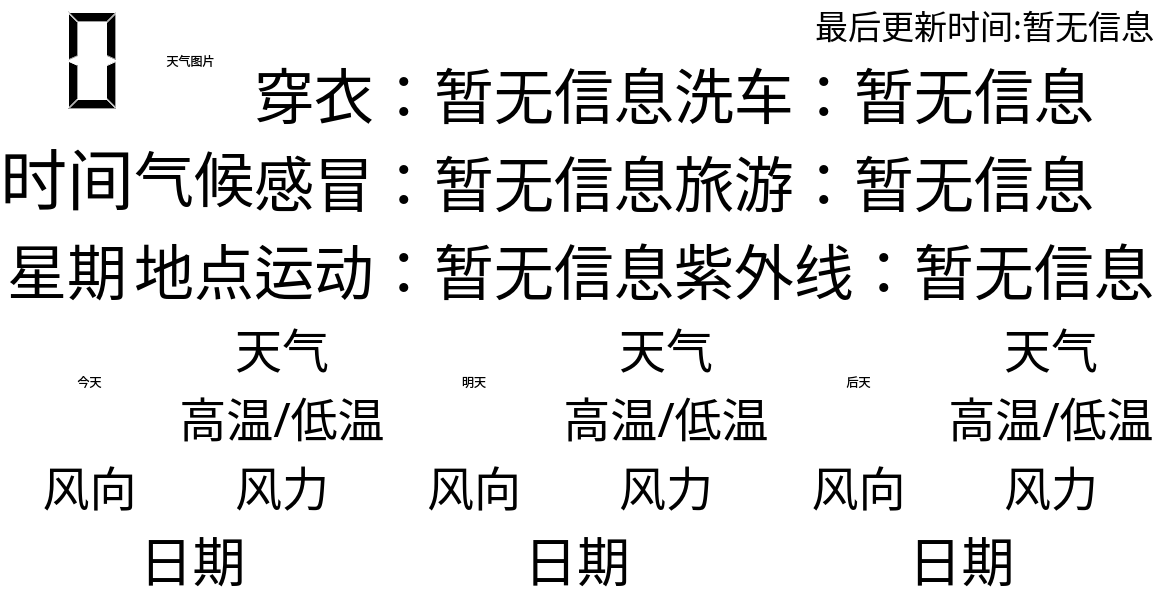
<?xml version="1.0" encoding="UTF-8"?>
<ui version="4.0">
 <class>WeatherWidget</class>
 <widget class="QWidget" name="WeatherWidget">
  <property name="geometry">
   <rect>
    <x>0</x>
    <y>0</y>
    <width>673</width>
    <height>480</height>
   </rect>
  </property>
  <property name="windowTitle">
   <string>Form</string>
  </property>
  <property name="styleSheet">
   <string notr="true">background-color: rgba(255, 255, 255,100);</string>
  </property>
  <layout class="QVBoxLayout" name="verticalLayout_5" stretch="20,1,15">
   <property name="spacing">
    <number>0</number>
   </property>
   <property name="leftMargin">
    <number>0</number>
   </property>
   <property name="topMargin">
    <number>0</number>
   </property>
   <property name="rightMargin">
    <number>0</number>
   </property>
   <property name="bottomMargin">
    <number>0</number>
   </property>
   <item>
    <widget class="QWidget" name="weather_widget" native="true">
     <layout class="QHBoxLayout" name="horizontalLayout" stretch="8,1,8">
      <property name="spacing">
       <number>0</number>
      </property>
      <property name="leftMargin">
       <number>0</number>
      </property>
      <property name="topMargin">
       <number>0</number>
      </property>
      <property name="rightMargin">
       <number>0</number>
      </property>
      <property name="bottomMargin">
       <number>0</number>
      </property>
      <item>
       <widget class="QWidget" name="info_weather_widget" native="true">
        <property name="styleSheet">
         <string notr="true"/>
        </property>
        <layout class="QVBoxLayout" name="verticalLayout_6" stretch="0,0">
         <property name="leftMargin">
          <number>0</number>
         </property>
         <property name="topMargin">
          <number>0</number>
         </property>
         <property name="rightMargin">
          <number>0</number>
         </property>
         <property name="bottomMargin">
          <number>0</number>
         </property>
         <item>
          <layout class="QHBoxLayout" name="horizontalLayout_3">
           <property name="spacing">
            <number>0</number>
           </property>
           <item>
            <widget class="QLCDNumber" name="temp_lcdNumber_2">
             <property name="styleSheet">
              <string notr="true"/>
             </property>
             <property name="frameShape">
              <enum>QFrame::NoFrame</enum>
             </property>
             <property name="frameShadow">
              <enum>QFrame::Sunken</enum>
             </property>
             <property name="smallDecimalPoint">
              <bool>false</bool>
             </property>
             <property name="digitCount">
              <number>2</number>
             </property>
             <property name="value" stdset="0">
              <double>0.000000000000000</double>
             </property>
            </widget>
           </item>
           <item>
            <spacer name="horizontalSpacer_3">
             <property name="orientation">
              <enum>Qt::Horizontal</enum>
             </property>
             <property name="sizeType">
              <enum>QSizePolicy::Fixed</enum>
             </property>
             <property name="sizeHint" stdset="0">
              <size>
               <width>0</width>
               <height>95</height>
              </size>
             </property>
            </spacer>
           </item>
           <item>
            <widget class="QLabel" name="weather_code_label_2">
             <property name="text">
              <string>天气图片</string>
             </property>
             <property name="alignment">
              <set>Qt::AlignCenter</set>
             </property>
            </widget>
           </item>
          </layout>
         </item>
         <item>
          <layout class="QGridLayout" name="gridLayout_7" rowstretch="0,0" columnstretch="4,3">
           <property name="leftMargin">
            <number>0</number>
           </property>
           <property name="topMargin">
            <number>0</number>
           </property>
           <property name="rightMargin">
            <number>0</number>
           </property>
           <property name="bottomMargin">
            <number>0</number>
           </property>
           <property name="spacing">
            <number>0</number>
           </property>
           <item row="1" column="0">
            <widget class="QLabel" name="week_label_2">
             <property name="font">
              <font>
               <family>黑体</family>
               <pointsize>45</pointsize>
              </font>
             </property>
             <property name="text">
              <string>星期</string>
             </property>
             <property name="alignment">
              <set>Qt::AlignCenter</set>
             </property>
            </widget>
           </item>
           <item row="0" column="1">
            <widget class="QLabel" name="weather_text_label_2">
             <property name="font">
              <font>
               <family>黑体</family>
               <pointsize>45</pointsize>
              </font>
             </property>
             <property name="text">
              <string>气候</string>
             </property>
             <property name="alignment">
              <set>Qt::AlignCenter</set>
             </property>
            </widget>
           </item>
           <item row="1" column="1">
            <widget class="QLabel" name="path_label_2">
             <property name="font">
              <font>
               <family>黑体</family>
               <pointsize>45</pointsize>
              </font>
             </property>
             <property name="text">
              <string>地点</string>
             </property>
             <property name="alignment">
              <set>Qt::AlignCenter</set>
             </property>
            </widget>
           </item>
           <item row="0" column="0">
            <widget class="QLabel" name="localtime_label_2">
             <property name="font">
              <font>
               <family>黑体</family>
               <pointsize>50</pointsize>
              </font>
             </property>
             <property name="styleSheet">
              <string notr="true"/>
             </property>
             <property name="text">
              <string>时间</string>
             </property>
             <property name="alignment">
              <set>Qt::AlignCenter</set>
             </property>
            </widget>
           </item>
          </layout>
         </item>
        </layout>
        <zorder>weather_text_label_2</zorder>
       </widget>
      </item>
      <item>
       <spacer name="horizontalSpacer">
        <property name="orientation">
         <enum>Qt::Horizontal</enum>
        </property>
        <property name="sizeType">
         <enum>QSizePolicy::Fixed</enum>
        </property>
        <property name="sizeHint" stdset="0">
         <size>
          <width>0</width>
          <height>20</height>
         </size>
        </property>
       </spacer>
      </item>
      <item>
       <widget class="QWidget" name="weather_life_widget" native="true">
        <layout class="QVBoxLayout" name="verticalLayout" stretch="2,1,10">
         <property name="spacing">
          <number>0</number>
         </property>
         <property name="leftMargin">
          <number>0</number>
         </property>
         <property name="topMargin">
          <number>0</number>
         </property>
         <property name="rightMargin">
          <number>0</number>
         </property>
         <property name="bottomMargin">
          <number>0</number>
         </property>
         <item>
          <widget class="QLabel" name="last_updata_label">
           <property name="font">
            <font>
             <family>黑体</family>
             <pointsize>25</pointsize>
            </font>
           </property>
           <property name="text">
            <string>最后更新时间:暂无信息</string>
           </property>
           <property name="alignment">
            <set>Qt::AlignRight|Qt::AlignTrailing|Qt::AlignVCenter</set>
           </property>
          </widget>
         </item>
         <item>
          <spacer name="verticalSpacer_2">
           <property name="orientation">
            <enum>Qt::Vertical</enum>
           </property>
           <property name="sizeType">
            <enum>QSizePolicy::Fixed</enum>
           </property>
           <property name="sizeHint" stdset="0">
            <size>
             <width>20</width>
             <height>0</height>
            </size>
           </property>
          </spacer>
         </item>
         <item>
          <layout class="QGridLayout" name="gridLayout_5">
           <property name="spacing">
            <number>0</number>
           </property>
           <item row="0" column="0">
            <widget class="QLabel" name="dressing_label">
             <property name="font">
              <font>
               <family>黑体</family>
               <pointsize>45</pointsize>
              </font>
             </property>
             <property name="text">
              <string>穿衣：暂无信息</string>
             </property>
             <property name="alignment">
              <set>Qt::AlignLeading|Qt::AlignLeft|Qt::AlignVCenter</set>
             </property>
            </widget>
           </item>
           <item row="0" column="1">
            <widget class="QLabel" name="car_washing_label">
             <property name="font">
              <font>
               <family>黑体</family>
               <pointsize>45</pointsize>
              </font>
             </property>
             <property name="text">
              <string>洗车：暂无信息</string>
             </property>
             <property name="alignment">
              <set>Qt::AlignLeading|Qt::AlignLeft|Qt::AlignVCenter</set>
             </property>
            </widget>
           </item>
           <item row="1" column="0">
            <widget class="QLabel" name="flu_label">
             <property name="font">
              <font>
               <family>黑体</family>
               <pointsize>45</pointsize>
              </font>
             </property>
             <property name="text">
              <string>感冒：暂无信息</string>
             </property>
             <property name="alignment">
              <set>Qt::AlignLeading|Qt::AlignLeft|Qt::AlignVCenter</set>
             </property>
            </widget>
           </item>
           <item row="1" column="1">
            <widget class="QLabel" name="travel_label">
             <property name="font">
              <font>
               <family>黑体</family>
               <pointsize>45</pointsize>
              </font>
             </property>
             <property name="text">
              <string>旅游：暂无信息</string>
             </property>
             <property name="alignment">
              <set>Qt::AlignLeading|Qt::AlignLeft|Qt::AlignVCenter</set>
             </property>
            </widget>
           </item>
           <item row="2" column="0">
            <widget class="QLabel" name="sport_label">
             <property name="font">
              <font>
               <family>黑体</family>
               <pointsize>45</pointsize>
              </font>
             </property>
             <property name="text">
              <string>运动：暂无信息</string>
             </property>
             <property name="alignment">
              <set>Qt::AlignLeading|Qt::AlignLeft|Qt::AlignVCenter</set>
             </property>
            </widget>
           </item>
           <item row="2" column="1">
            <widget class="QLabel" name="uv_label">
             <property name="font">
              <font>
               <family>黑体</family>
               <pointsize>45</pointsize>
              </font>
             </property>
             <property name="text">
              <string>紫外线：暂无信息</string>
             </property>
             <property name="alignment">
              <set>Qt::AlignLeading|Qt::AlignLeft|Qt::AlignVCenter</set>
             </property>
            </widget>
           </item>
          </layout>
         </item>
        </layout>
       </widget>
      </item>
     </layout>
    </widget>
   </item>
   <item>
    <spacer name="verticalSpacer">
     <property name="orientation">
      <enum>Qt::Vertical</enum>
     </property>
     <property name="sizeType">
      <enum>QSizePolicy::Fixed</enum>
     </property>
     <property name="sizeHint" stdset="0">
      <size>
       <width>400</width>
       <height>0</height>
      </size>
     </property>
    </spacer>
   </item>
   <item>
    <widget class="QWidget" name="weather_daily_widget" native="true">
     <layout class="QHBoxLayout" name="horizontalLayout_4">
      <property name="spacing">
       <number>0</number>
      </property>
      <property name="leftMargin">
       <number>0</number>
      </property>
      <property name="topMargin">
       <number>0</number>
      </property>
      <property name="rightMargin">
       <number>0</number>
      </property>
      <property name="bottomMargin">
       <number>0</number>
      </property>
      <item>
       <widget class="QWidget" name="weather_daily_1_widget" native="true">
        <layout class="QVBoxLayout" name="verticalLayout_2" stretch="10,1,2">
         <property name="spacing">
          <number>0</number>
         </property>
         <property name="leftMargin">
          <number>0</number>
         </property>
         <property name="topMargin">
          <number>0</number>
         </property>
         <property name="rightMargin">
          <number>0</number>
         </property>
         <property name="bottomMargin">
          <number>0</number>
         </property>
         <item>
          <layout class="QGridLayout" name="daily_today_gridLayout">
           <property name="verticalSpacing">
            <number>0</number>
           </property>
           <item row="0" column="0" rowspan="2">
            <widget class="QLabel" name="daily_today_code_label">
             <property name="text">
              <string>今天</string>
             </property>
             <property name="alignment">
              <set>Qt::AlignCenter</set>
             </property>
            </widget>
           </item>
           <item row="0" column="1">
            <widget class="QLabel" name="daily_today_text_label">
             <property name="font">
              <font>
               <family>黑体</family>
               <pointsize>35</pointsize>
              </font>
             </property>
             <property name="text">
              <string>天气</string>
             </property>
             <property name="alignment">
              <set>Qt::AlignCenter</set>
             </property>
            </widget>
           </item>
           <item row="1" column="1">
            <widget class="QLabel" name="daily_today_temp_label">
             <property name="font">
              <font>
               <family>黑体</family>
               <pointsize>35</pointsize>
              </font>
             </property>
             <property name="text">
              <string>高温/低温</string>
             </property>
             <property name="alignment">
              <set>Qt::AlignCenter</set>
             </property>
            </widget>
           </item>
           <item row="2" column="0">
            <widget class="QLabel" name="daily_today_wind_direction_label">
             <property name="sizePolicy">
              <sizepolicy hsizetype="Preferred" vsizetype="Preferred">
               <horstretch>0</horstretch>
               <verstretch>0</verstretch>
              </sizepolicy>
             </property>
             <property name="font">
              <font>
               <family>黑体</family>
               <pointsize>35</pointsize>
              </font>
             </property>
             <property name="cursor">
              <cursorShape>ArrowCursor</cursorShape>
             </property>
             <property name="mouseTracking">
              <bool>false</bool>
             </property>
             <property name="text">
              <string>风向</string>
             </property>
             <property name="textFormat">
              <enum>Qt::AutoText</enum>
             </property>
             <property name="alignment">
              <set>Qt::AlignCenter</set>
             </property>
             <property name="wordWrap">
              <bool>false</bool>
             </property>
             <property name="tabletTracking" stdset="0">
              <bool>false</bool>
             </property>
            </widget>
           </item>
           <item row="2" column="1">
            <widget class="QLabel" name="daily_today_wind_speed_label">
             <property name="font">
              <font>
               <family>黑体</family>
               <pointsize>35</pointsize>
              </font>
             </property>
             <property name="text">
              <string>风力</string>
             </property>
             <property name="alignment">
              <set>Qt::AlignCenter</set>
             </property>
            </widget>
           </item>
          </layout>
         </item>
         <item>
          <spacer name="verticalSpacer_5">
           <property name="orientation">
            <enum>Qt::Vertical</enum>
           </property>
           <property name="sizeType">
            <enum>QSizePolicy::Fixed</enum>
           </property>
           <property name="sizeHint" stdset="0">
            <size>
             <width>20</width>
             <height>0</height>
            </size>
           </property>
          </spacer>
         </item>
         <item>
          <widget class="QLabel" name="daily_today_label">
           <property name="font">
            <font>
             <family>黑体</family>
             <pointsize>40</pointsize>
            </font>
           </property>
           <property name="text">
            <string>日期</string>
           </property>
           <property name="alignment">
            <set>Qt::AlignCenter</set>
           </property>
          </widget>
         </item>
        </layout>
       </widget>
      </item>
      <item>
       <spacer name="horizontalSpacer_4">
        <property name="orientation">
         <enum>Qt::Horizontal</enum>
        </property>
        <property name="sizeType">
         <enum>QSizePolicy::Fixed</enum>
        </property>
        <property name="sizeHint" stdset="0">
         <size>
          <width>0</width>
          <height>20</height>
         </size>
        </property>
       </spacer>
      </item>
      <item>
       <widget class="QWidget" name="weather_daily_2_widget" native="true">
        <layout class="QVBoxLayout" name="verticalLayout_3" stretch="10,1,2">
         <property name="spacing">
          <number>0</number>
         </property>
         <property name="leftMargin">
          <number>0</number>
         </property>
         <property name="topMargin">
          <number>0</number>
         </property>
         <property name="rightMargin">
          <number>0</number>
         </property>
         <property name="bottomMargin">
          <number>0</number>
         </property>
         <item>
          <layout class="QGridLayout" name="gridLayout_9">
           <property name="spacing">
            <number>0</number>
           </property>
           <item row="0" column="0" rowspan="2">
            <widget class="QLabel" name="daily_tomorrow_code_label">
             <property name="text">
              <string>明天</string>
             </property>
             <property name="alignment">
              <set>Qt::AlignCenter</set>
             </property>
            </widget>
           </item>
           <item row="0" column="1">
            <widget class="QLabel" name="daily_tomorrow_text_label">
             <property name="font">
              <font>
               <family>黑体</family>
               <pointsize>35</pointsize>
              </font>
             </property>
             <property name="text">
              <string>天气</string>
             </property>
             <property name="alignment">
              <set>Qt::AlignCenter</set>
             </property>
            </widget>
           </item>
           <item row="1" column="1">
            <widget class="QLabel" name="daily_tomorrow_temp_label">
             <property name="font">
              <font>
               <family>黑体</family>
               <pointsize>35</pointsize>
              </font>
             </property>
             <property name="text">
              <string>高温/低温</string>
             </property>
             <property name="alignment">
              <set>Qt::AlignCenter</set>
             </property>
            </widget>
           </item>
           <item row="2" column="0">
            <widget class="QLabel" name="daily_tomorrow_wind_direction_label">
             <property name="font">
              <font>
               <family>黑体</family>
               <pointsize>35</pointsize>
              </font>
             </property>
             <property name="text">
              <string>风向</string>
             </property>
             <property name="alignment">
              <set>Qt::AlignHCenter|Qt::AlignTop</set>
             </property>
            </widget>
           </item>
           <item row="2" column="1">
            <widget class="QLabel" name="daily_tomorrow_wind_speed_label">
             <property name="font">
              <font>
               <family>黑体</family>
               <pointsize>35</pointsize>
              </font>
             </property>
             <property name="text">
              <string>风力</string>
             </property>
             <property name="alignment">
              <set>Qt::AlignCenter</set>
             </property>
            </widget>
           </item>
          </layout>
         </item>
         <item>
          <spacer name="verticalSpacer_6">
           <property name="orientation">
            <enum>Qt::Vertical</enum>
           </property>
           <property name="sizeType">
            <enum>QSizePolicy::Fixed</enum>
           </property>
           <property name="sizeHint" stdset="0">
            <size>
             <width>20</width>
             <height>0</height>
            </size>
           </property>
          </spacer>
         </item>
         <item>
          <widget class="QLabel" name="daily_tomorrow_label">
           <property name="font">
            <font>
             <family>黑体</family>
             <pointsize>40</pointsize>
            </font>
           </property>
           <property name="text">
            <string>日期</string>
           </property>
           <property name="alignment">
            <set>Qt::AlignCenter</set>
           </property>
          </widget>
         </item>
        </layout>
       </widget>
      </item>
      <item>
       <spacer name="horizontalSpacer_5">
        <property name="orientation">
         <enum>Qt::Horizontal</enum>
        </property>
        <property name="sizeType">
         <enum>QSizePolicy::Fixed</enum>
        </property>
        <property name="sizeHint" stdset="0">
         <size>
          <width>0</width>
          <height>20</height>
         </size>
        </property>
       </spacer>
      </item>
      <item>
       <widget class="QWidget" name="weather_daily_3_widget" native="true">
        <layout class="QVBoxLayout" name="verticalLayout_4" stretch="10,1,2">
         <property name="spacing">
          <number>0</number>
         </property>
         <property name="leftMargin">
          <number>0</number>
         </property>
         <property name="topMargin">
          <number>0</number>
         </property>
         <property name="rightMargin">
          <number>0</number>
         </property>
         <property name="bottomMargin">
          <number>0</number>
         </property>
         <item>
          <layout class="QGridLayout" name="gridLayout_13">
           <property name="spacing">
            <number>0</number>
           </property>
           <item row="0" column="0" rowspan="2">
            <widget class="QLabel" name="daily_the_day_after_code_label_2">
             <property name="text">
              <string>后天</string>
             </property>
             <property name="alignment">
              <set>Qt::AlignCenter</set>
             </property>
            </widget>
           </item>
           <item row="0" column="1">
            <widget class="QLabel" name="daily_the_day_after_text_label_2">
             <property name="font">
              <font>
               <family>黑体</family>
               <pointsize>35</pointsize>
              </font>
             </property>
             <property name="text">
              <string>天气</string>
             </property>
             <property name="alignment">
              <set>Qt::AlignCenter</set>
             </property>
            </widget>
           </item>
           <item row="1" column="1">
            <widget class="QLabel" name="daily_the_day_after_temp_label_2">
             <property name="font">
              <font>
               <family>黑体</family>
               <pointsize>35</pointsize>
              </font>
             </property>
             <property name="text">
              <string>高温/低温</string>
             </property>
             <property name="alignment">
              <set>Qt::AlignCenter</set>
             </property>
            </widget>
           </item>
           <item row="2" column="0">
            <widget class="QLabel" name="daily_the_day_after_wind_direction_label_2">
             <property name="font">
              <font>
               <family>黑体</family>
               <pointsize>35</pointsize>
              </font>
             </property>
             <property name="text">
              <string>风向</string>
             </property>
             <property name="alignment">
              <set>Qt::AlignCenter</set>
             </property>
            </widget>
           </item>
           <item row="2" column="1">
            <widget class="QLabel" name="daily_the_day_after_wind_speed_label_2">
             <property name="font">
              <font>
               <family>黑体</family>
               <pointsize>35</pointsize>
              </font>
             </property>
             <property name="text">
              <string>风力</string>
             </property>
             <property name="alignment">
              <set>Qt::AlignCenter</set>
             </property>
            </widget>
           </item>
          </layout>
         </item>
         <item>
          <spacer name="verticalSpacer_7">
           <property name="orientation">
            <enum>Qt::Vertical</enum>
           </property>
           <property name="sizeType">
            <enum>QSizePolicy::Fixed</enum>
           </property>
           <property name="sizeHint" stdset="0">
            <size>
             <width>20</width>
             <height>0</height>
            </size>
           </property>
          </spacer>
         </item>
         <item>
          <widget class="QLabel" name="daily_the_day_after_label">
           <property name="font">
            <font>
             <family>黑体</family>
             <pointsize>40</pointsize>
            </font>
           </property>
           <property name="text">
            <string>日期</string>
           </property>
           <property name="alignment">
            <set>Qt::AlignCenter</set>
           </property>
          </widget>
         </item>
        </layout>
       </widget>
      </item>
     </layout>
    </widget>
   </item>
  </layout>
 </widget>
 <resources/>
 <connections/>
</ui>
